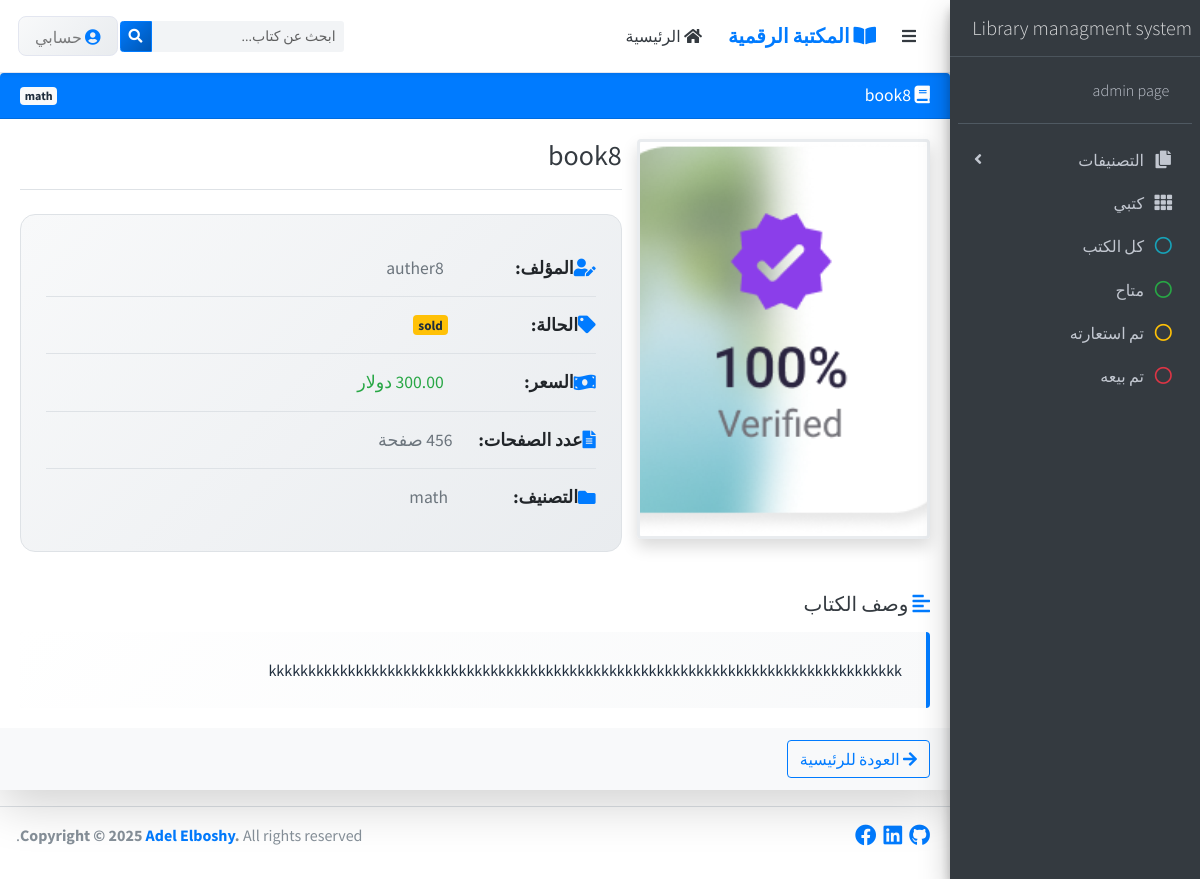
Before: /description-book-24 with the older database file.
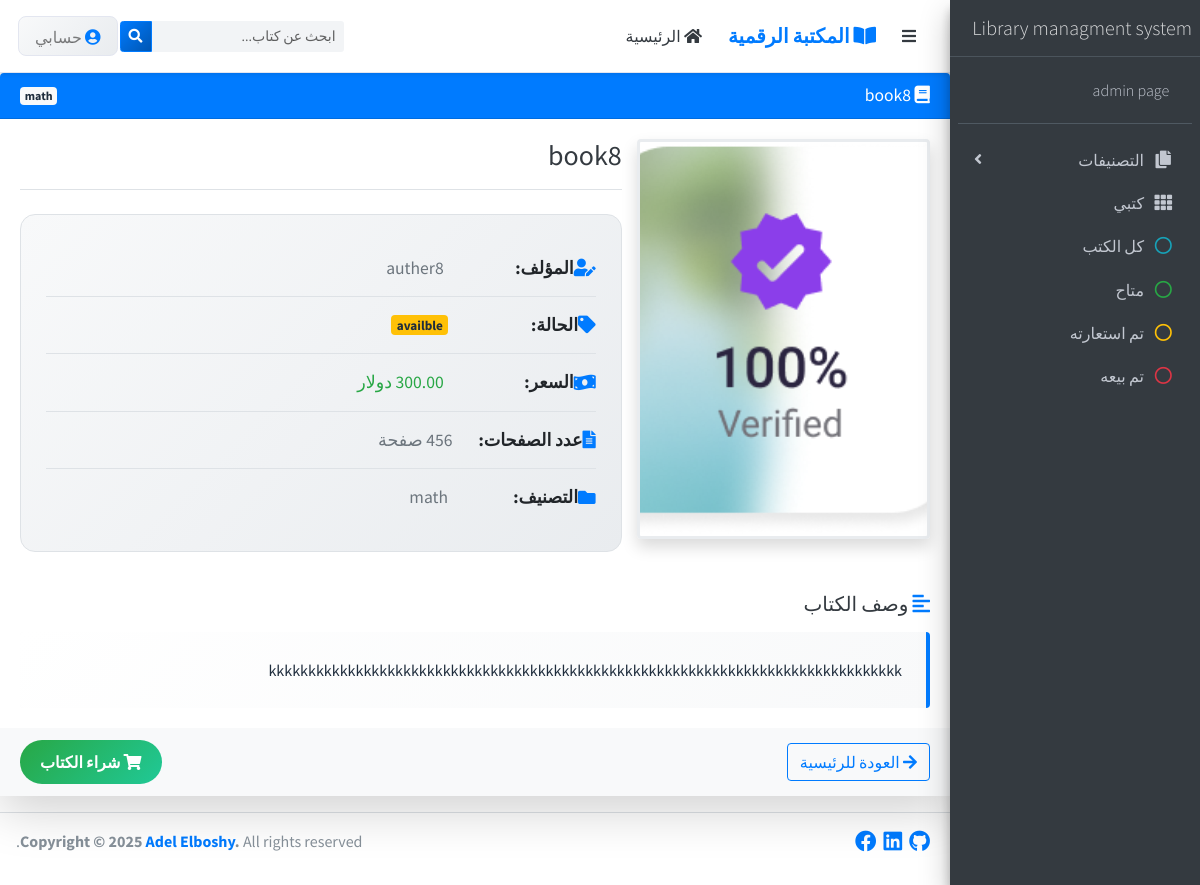
After: the same page with the newer database file.
### my_books/models.py (models this page shows)
class Book (models.Model):
    book_status =[
        ('availble','availble'),
        ('rented','rented'),
        ('sold','sold'),
        ('avl_for_rent','avl_for_rent')
    ]
    title           =models.CharField(max_length=100)
    auther          =models.CharField(max_length=100)
    book_image      =models.ImageField(upload_to='photos %Y %m %d ',null=True,blank=True)
    auther_image    =models.ImageField(upload_to='photos2 %Y %m %d',null=True,blank=True)
    price           =models.DecimalField(max_digits=10,decimal_places=2,null=True,blank=True)
    status          =models.CharField(max_length = 100,choices=book_status,default='availble')
    pages           =models.IntegerField()
    active          =models.BooleanField(default=True)
    retal_price_day =models.DecimalField(max_digits=10,decimal_places=2,null=True,blank=True)
    retal_proid     =models.IntegerField(null=True,blank=True)
    total_rental    =models.DecimalField(max_digits=10,decimal_places=2,null=True,blank=True)
    discription     =models.CharField(max_length = 100)
    catigery        =models.ForeignKey(Catigory,on_delete=models.PROTECT)
    class Meta :
        ordering = ['-id']

class Catigory(models.Model):
    name =  models.CharField(max_length = 100)
    class Meta :
        ordering = ['-id']
    def __str__(self):
        return f"{self.name}"

### main_app/views.py (the view)
# urls.py: path('description-book-<int:id>', views.description, name='description'),
def description(request,id):
    book_id = Book.objects.get(id = id)
    if request.method == 'POST':
        description_book = new_book(request.POST,request.FILES,instance = book_id)
        if description_book.is_valid():
            description_book.save()
            return redirect('/')
    else:
        description_book = new_book(instance = book_id)
    context = {
        'description_form' : description_book,
        'selected_book'    : Book.objects.get(id = id),
    }
    return render(request,'description.html',context)

### main_app/templates/description.html (shortened to what the changed rows need)
{% extends 'base.html' %}
{% block content %}
<div style="direction: rtl;" class="wrapper">
    <div class="content-wrapper">
        <div class="card card-primary shadow-lg">
            <div class="card-header bg-primary text-white">
                <div class="d-flex justify-content-between align-items-center">
                    <h3 class="card-title mb-0">
                        <i class="fas fa-book me-2"></i>
                        {{ selected_book.title }}
                    </h3>
                    <span class="badge bg-light text-dark">
                        {{ selected_book.catigery }}
                    </span>
                </div>
            </div>
            <div class="card-body">
                <div class="row">
                    <div class="col-md-5 col-lg-4 text-center mb-4">
                        <div class="book-image-container">
                            {% if selected_book.book_image %}
                                <img src="{{ selected_book.book_image.url }}"
                                     alt="صورة كتاب {{ selected_book.title }}"
                                     class="img-fluid rounded shadow book-image">
                            {% endif %}
                        </div>
                    </div>
                    <div class="col-md-7 col-lg-8">
                        <div class="book-info">
                            <h2 class="h3 text-dark mb-4 border-bottom pb-3">
                                {{ selected_book.title }}
                            </h2>
                            <ul class="list-unstyled book-details">
                                <li class="detail-item">
                                    <i class="fas fa-user-edit text-primary me-2"></i>
                                    <strong>المؤلف:</strong>
                                    <span class="text-muted">{{ selected_book.auther }}</span>
                                </li>
                                <li class="detail-item">
                                    <i class="fas fa-tag text-primary me-2"></i>
                                    <strong>الحالة:</strong>
                                    <span class="badge {% if selected_book.status == 'متاح' %}bg-success{% else %}bg-warning{% endif %}">
                                        {{ selected_book.status }}
                                    </span>
                                </li>
                                {% if selected_book.price %}
                                <li class="detail-item">
                                </li>
                                {% endif %}
                                <li class="detail-item">
                                    <i class="fas fa-file-alt text-primary me-2"></i>
                                    <strong>عدد الصفحات:</strong>
                                    <span class="text-muted">{{ selected_book.pages }} صفحة</span>
                                </li>
                                <li class="detail-item">
                                    <i class="fas fa-folder text-primary me-2"></i>
                                    <strong>التصنيف:</strong>
                                    <span class="text-muted">{{ selected_book.catigery }}</span>
                                </li>
                            </ul>
                        </div>
                    </div>
                </div>
                {% if selected_book.discription %}
                <div class="row mt-4">
                    <div class="col-12">
                        <div class="description-section">
                            <h5 class="text-dark mb-3">
                                <i class="fas fa-align-left text-primary me-2"></i>
                                وصف الكتاب
                            </h5>
                            <div class="description-content bg-light p-4 rounded">
                                <p class="mb-0 text-justify line-height-lg">
                                    {{ selected_book.discription }}
                                </p>
                            </div>
                        </div>
                    </div>
                </div>
                {% endif %}
            </div>
            <div class="card-footer bg-light">
                <div class="d-flex justify-content-between align-items-center">
                    <div class="action-buttons">
                        {% if selected_book.status == 'availble' %}
                            <a href="{% url 'buy' selected_book.id %}" class="btn btn-success me-2">
                                <i class="fas fa-shopping-cart me-2"></i>
                                شراء الكتاب
                            </a>
                        {% elif selected_book.status == 'avl_for_rent' %}
                            <a href="{% url 'rent' selected_book.id %}" class="btn btn-info text-white">
                                <i class="fas fa-calendar-check me-2"></i>
                                استئجار الكتاب
                            </a>
                        {% elif selected_book.status == 'rented' %}
                            <span class="text-muted">
                                <i class="fas fa-clock me-2"></i>
                                غير متاح حالياً
                            </span>
                        {% endif %}
                    </div>
                </div>
            </div>
        </div>
    </div>
</div>
{% endblock %}

Changed rows visible on the page:
changed Book "book8": status "sold" → "availble"
Other visible differences:
text now shown: "شراء الكتاب"
